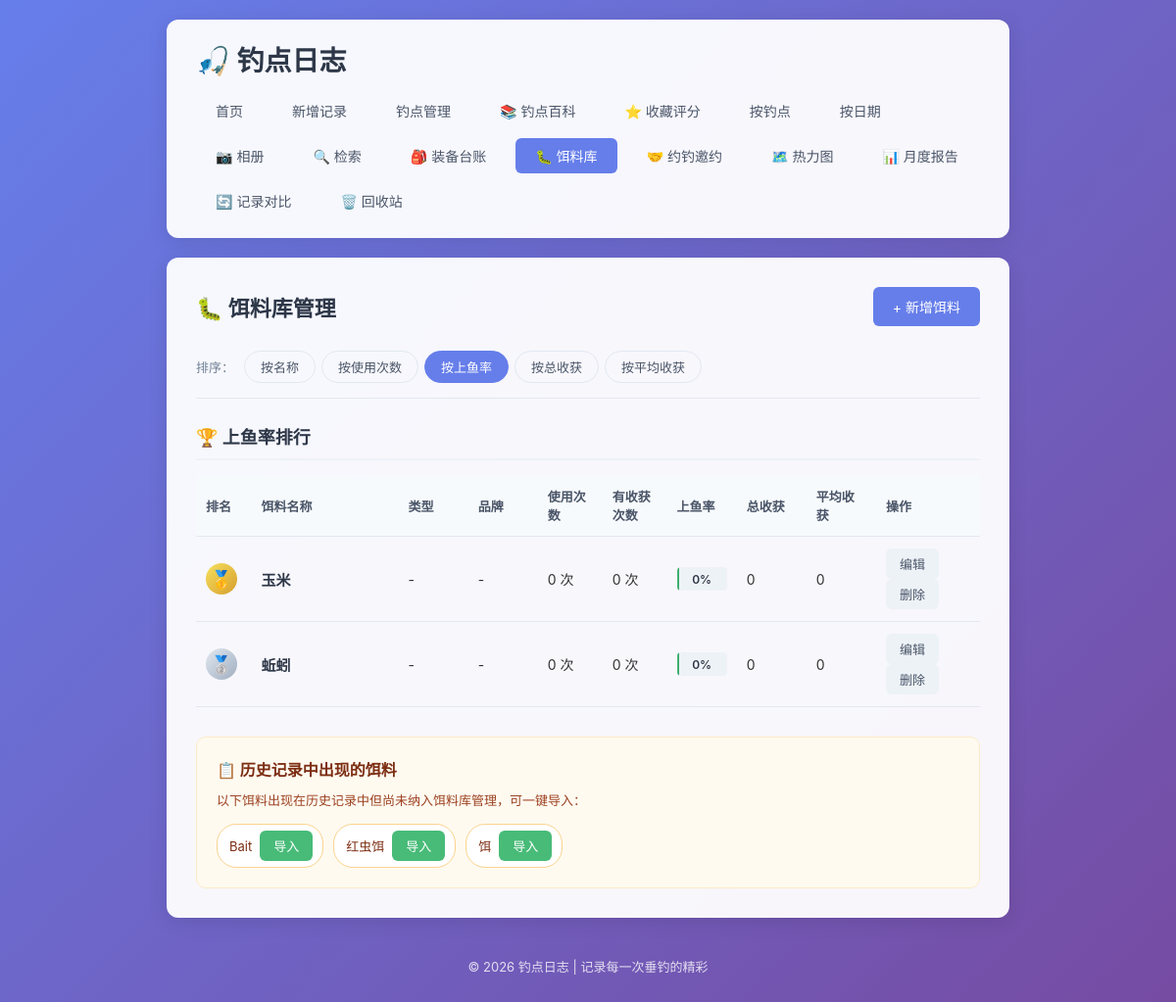
The page /baits on the database its author committed.
### tables this page shows
CREATE TABLE baits (
            id INTEGER PRIMARY KEY AUTOINCREMENT,
            name TEXT NOT NULL UNIQUE,
            type TEXT,
            brand TEXT,
            description TEXT,
            created_at TIMESTAMP DEFAULT CURRENT_TIMESTAMP
        , deleted_at TIMESTAMP);

### app.py (the view)
@app.route('/baits')
def baits_list():
    conn = get_db()
    sort_by = request.args.get('sort', 'success')
    baits = conn.execute('SELECT * FROM baits WHERE deleted_at IS NULL ORDER BY name').fetchall()
    bait_stats = []
    for bait in baits:
        bait_dict = dict(bait)
        stats = get_bait_usage_stats(conn, bait['name'])
        bait_dict.update(stats)
        bait_stats.append(bait_dict)
    if sort_by == 'usage':
        bait_stats.sort(key=lambda x: x['use_count'], reverse=True)
    elif sort_by == 'success':
        bait_stats.sort(key=lambda x: x['success_rate'], reverse=True)
    elif sort_by == 'harvest':
        bait_stats.sort(key=lambda x: x['total_harvest'], reverse=True)
    elif sort_by == 'avg_harvest':
        bait_stats.sort(key=lambda x: x['avg_harvest'], reverse=True)
    all_baits_from_logs = conn.execute(
        'SELECT DISTINCT bait FROM fishing_logs WHERE bait NOT IN (SELECT name FROM baits WHERE deleted_at IS NULL) AND bait IS NOT NULL AND bait != "" AND deleted_at IS NULL ORDER BY bait'
    ).fetchall()
    unmanaged_baits = [row['bait'] for row in all_baits_from_logs if row['bait']]
    conn.close()
    return render_template(
        'baits.html',
        baits=bait_stats,
        sort_by=sort_by,
        unmanaged_baits=unmanaged_baits
    )

### app.py (called while the page is built)
def get_db():
    conn = sqlite3.connect(DB_PATH)
    conn.row_factory = sqlite3.Row
    return conn

def get_bait_usage_stats(conn, bait_name):
    logs = conn.execute(
        'SELECT harvest FROM fishing_logs WHERE bait = ? AND deleted_at IS NULL',
        (bait_name,)
    ).fetchall()
    use_count = len(logs)
    total_harvest = sum(parse_harvest_value(log['harvest']) for log in logs)
    success_count = sum(1 for log in logs if parse_harvest_value(log['harvest']) > 0)
    success_rate = round((success_count / use_count * 100), 1) if use_count > 0 else 0
    avg_harvest = round((total_harvest / use_count), 2) if use_count > 0 else 0
    return {
        'use_count': use_count,
        'total_harvest': total_harvest,
        'success_count': success_count,
        'success_rate': success_rate,
        'avg_harvest': avg_harvest
    }

### templates/baits.html (shortened to what this page needs)
{% extends 'base.html' %}
{% block content %}
    <div class="page-header">
        <h2>🐛 饵料库管理</h2>
        <a href="{{ url_for('add_bait') }}" class="btn btn-primary">+ 新增饵料</a>
    </div>
    <div class="filter-bar">
        <div class="filter-group">
            <span class="filter-label">排序：</span>
            <a href="{{ url_for('baits_list', sort='name') }}" class="filter-btn {% if sort_by == 'name' %}active{% endif %}">按名称</a>
            <a href="{{ url_for('baits_list', sort='usage') }}" class="filter-btn {% if sort_by == 'usage' %}active{% endif %}">按使用次数</a>
            <a href="{{ url_for('baits_list', sort='success') }}" class="filter-btn {% if sort_by == 'success' %}active{% endif %}">按上鱼率</a>
            <a href="{{ url_for('baits_list', sort='harvest') }}" class="filter-btn {% if sort_by == 'harvest' %}active{% endif %}">按总收获</a>
            <a href="{{ url_for('baits_list', sort='avg_harvest') }}" class="filter-btn {% if sort_by == 'avg_harvest' %}active{% endif %}">按平均收获</a>
        </div>
    </div>
    {% if baits %}
        <div class="bait-ranking">
            <h3>🏆 上鱼率排行</h3>
            <table class="ranking-table">
                <thead>
                    <tr>
                        <th style="width: 60px;">排名</th>
                        <th>饵料名称</th>
                        <th style="width: 100px;">类型</th>
                        <th style="width: 100px;">品牌</th>
                        <th style="width: 90px;">使用次数</th>
                        <th style="width: 90px;">有收获次数</th>
                        <th style="width: 100px;">上鱼率</th>
                        <th style="width: 100px;">总收获</th>
                        <th style="width: 100px;">平均收获</th>
                        <th style="width: 140px;">操作</th>
                    </tr>
                </thead>
                <tbody>
                    {% for bait in baits %}
                        <tr>
                            <td>
                                {% if loop.index == 1 %}
                                    <span class="rank-badge gold">🥇</span>
                                {% elif loop.index == 2 %}
                                    <span class="rank-badge silver">🥈</span>
                                {% elif loop.index == 3 %}
                                    <span class="rank-badge bronze">🥉</span>
                                {% else %}
                                    <span class="rank-badge">{{ loop.index }}</span>
                                {% endif %}
                            </td>
                            <td class="bait-name-cell">
                                <strong>{{ bait.name }}</strong>
                            </td>
                            <td>{{ bait.type or '-' }}</td>
                            <td>{{ bait.brand or '-' }}</td>
                            <td>{{ bait.use_count }} 次</td>
                            <td>{{ bait.success_count }} 次</td>
                            <td>
                                <div class="success-rate-bar">
                                    <div class="success-rate-fill" style="width: {{ bait.success_rate }}%;"></div>
                                    <span class="success-rate-text">{{ bait.success_rate }}%</span>
                                </div>
                            </td>
                            <td>{{ bait.total_harvest }}</td>
                            <td>{{ bait.avg_harvest }}</td>
                            <td>
                                <a href="{{ url_for('edit_bait', bait_id=bait.id) }}" class="btn btn-small">编辑</a>
                                <form method="POST" action="{{ url_for('delete_bait', bait_id=bait.id) }}" style="display: inline;" onsubmit="return confirm('确定要删除这个饵料吗？');">
                                    <button type="submit" class="btn btn-small btn-danger">删除</button>
                                </form>
                            </td>
                        </tr>
                    {% endfor %}
                </tbody>
            </table>
        </div>
    {% else %}
        <div class="empty-state">
            <p>还没有添加任何饵料，快去添加第一个吧！</p>
            <a href="{{ url_for('add_bait') }}" class="btn btn-primary">+ 新增饵料</a>
        </div>
    {% endif %}
    {% if unmanaged_baits %}
        <div class="unmanaged-baits">
            <h3>📋 历史记录中出现的饵料</h3>
            <p>以下饵料出现在历史记录中但尚未纳入饵料库管理，可一键导入：</p>
            <div class="unmanaged-list">
                {% for bait_name in unmanaged_baits %}
                    <div class="unmanaged-item">
                        <span>{{ bait_name }}</span>
                        <form method="POST" action="{{ url_for('import_bait', bait_name=bait_name) }}" style="display: inline;">
                            <button type="submit" class="btn btn-small btn-success">导入</button>
                        </form>
                    </div>
                {% endfor %}
            </div>
        </div>
    {% endif %}
{% endblock %}

### rows shown on the page
baits: name "玉米", type "-", brand "-", use_count "0", success_count "0", success_rate "0", total_harvest "0", avg_harvest "0"
baits: name "蚯蚓", type "-", brand "-", use_count "0", success_count "0", success_rate "0", total_harvest "0", avg_harvest "0"

### other values the page prints
{{ bait_name }} "Bait" "红虫饵" "饵"
